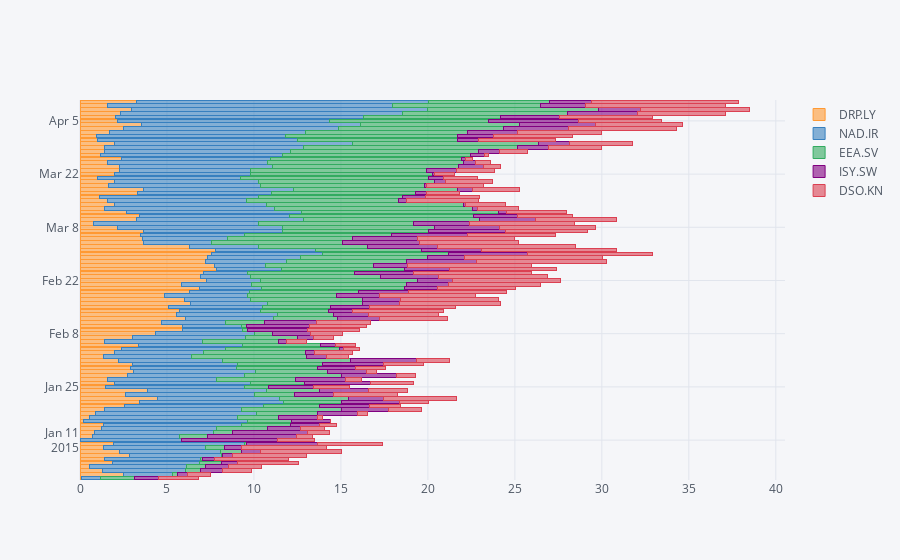

Source (notebook cell):
### Code cell
iplot(time.apply(abs).iplot(kind='barh',barmode='stack', bargap=.1, asFigure=True))
